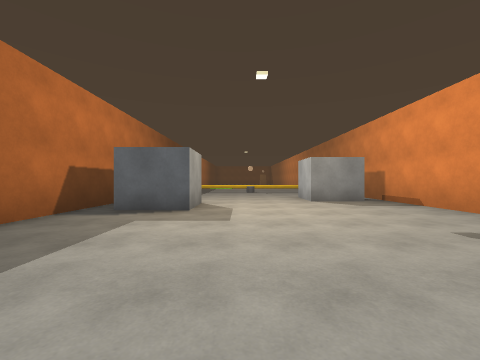
View 1 (above)

15 first-person views from a walk through a scene from a Unity 3-D project. The camera is 1.2 m above the floor, looks level and sees 90° across. The floor is counted in squares, 2 m on a side. Each view is taken from the middle of a square. On the plan, view 1 faces up. The plan holds only what a view shows up to about 9 squares ahead; the rest is blank. The place goes on beyond the plan. The player is left out. Some animated figures are not drawn. Door leaves are left out, so doorways stand open. Surface patterns are stand-ins for the level's own textures.

View 2
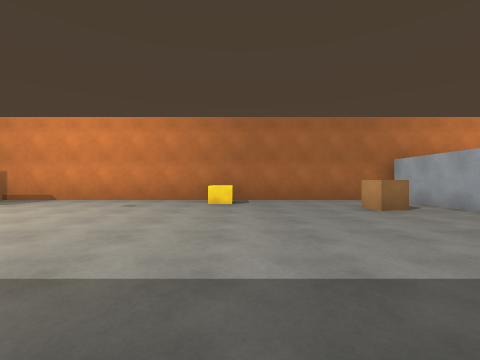

View 3
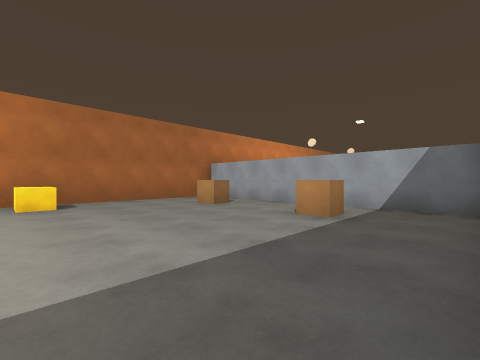

View 4
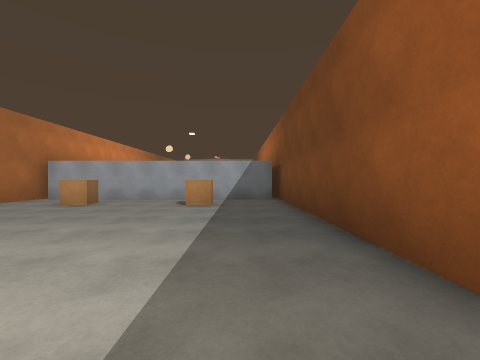

View 5
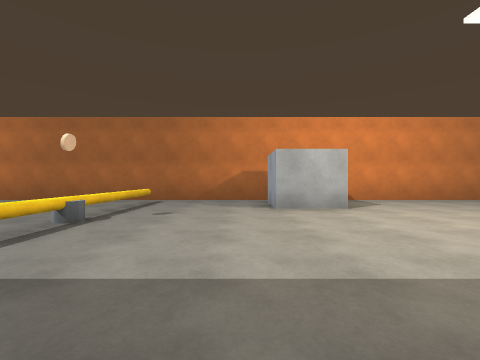

View 6
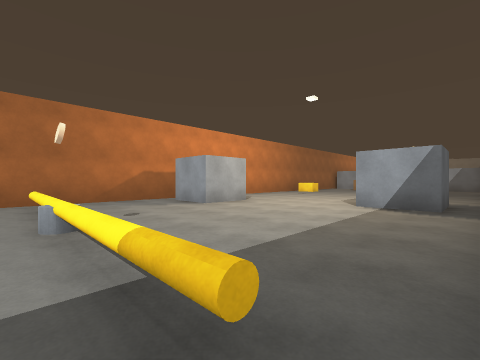

View 7
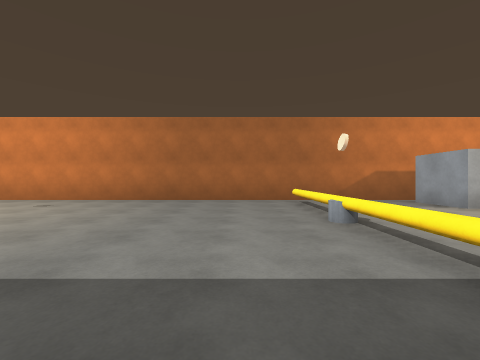

View 8
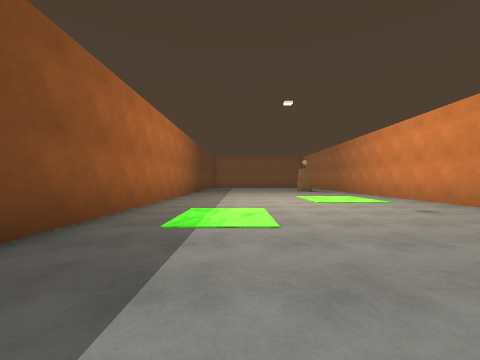

View 9
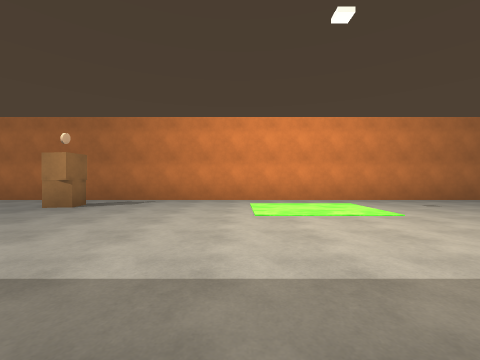

View 10
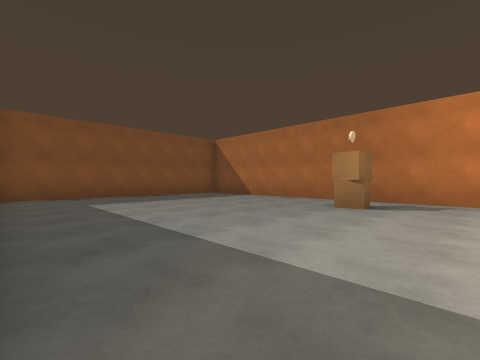

View 11
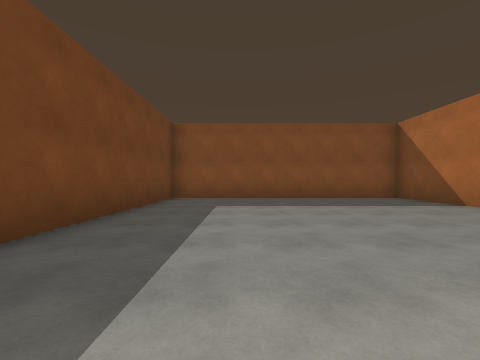

View 12
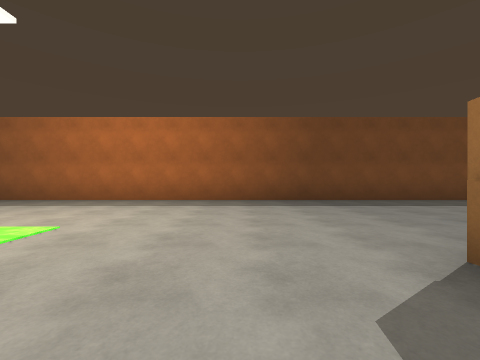

View 13
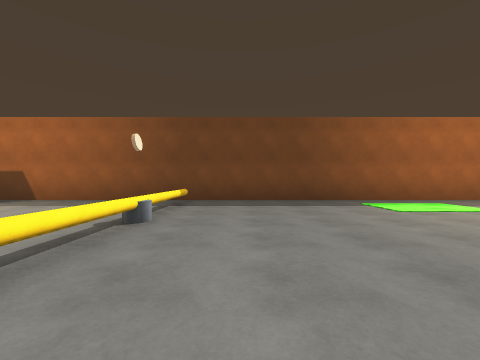

View 14
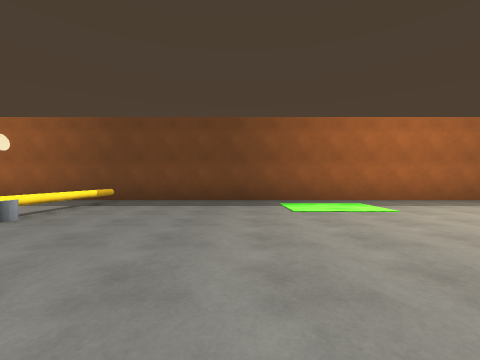

View 15
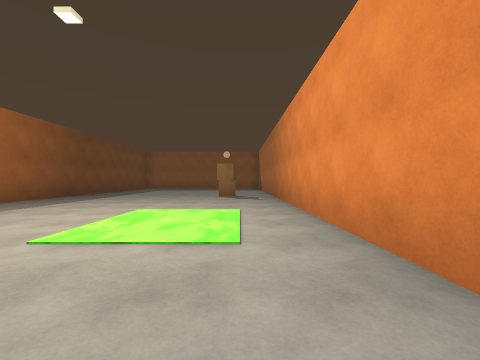

### Floor plan
Key: @ floor where view 1 was taken; # wall or solid block; . floor; = window, fence, low wall or low ledge; ≈ slime the walk keeps out of; O other object.
Columns run from 4 left of view 1 to 5 right of it. Each row starts with its distance up from view 1.
 33 ##########
 32 #........#
 31 #........#
 30 #........#
 29 #........#
 28 #........#
 27 #........#
 26 #......O.#
 25 #........#
 24 #........#
 23 #........#
 22 #........#
 21 #....≈≈≈.#
 20 #....≈≈≈.#
 19 #........#
 18 #.≈≈.....#
 17 #.≈≈.....#
 16 #..≈.....#
 15 #........#
 14 #........#
 13 #........#
 12 #........#
 11 #.==OO==.#
 10 #........#
  9 #........#
  8 #.....##.#
  7 #.....##.#
  6 #.##.....#
  5 #.##.....#
  4 #........#
  3 #........#
  2 #........#
  1 #........#
  0 #...@..O.#
 -1 #........#
 -2 #........#
 -3 #..O..O..#
 -4 #........#
 -5 ##########

Positions as (right, up) in squares from view 1, and headings:
1: (0, 0), facing up
2: (-3, 0), facing right
3: (-3, 1), facing down-right
4: (-2, 3), facing down
5: (-3, 9), facing right
6: (-3, 12), facing down-right
7: (-3, 13), facing right
8: (-1, 13), facing up
9: (-3, 22), facing right
10: (-3, 24), facing up-right
11: (-1, 25), facing up
12: (4, 24), facing left
13: (4, 13), facing left
14: (4, 15), facing left
15: (3, 17), facing up
